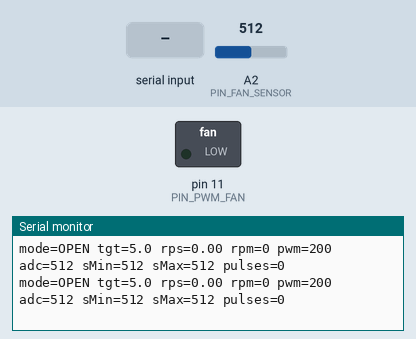
This sketch was run on a simulated Arduino Uno, built with avr-gcc and run on an emulated ATmega328P. Parts: switched loads named in the sketch (green lamp = pin HIGH), the last lines printed to the serial monitor. The test bench sets the inputs (shaded band); at power-on: A2 (PIN_FAN_SENSOR) = 512.

Above: at 1.7 s.
1.8 s: "S\n" received over Serial
At 1.93 s:
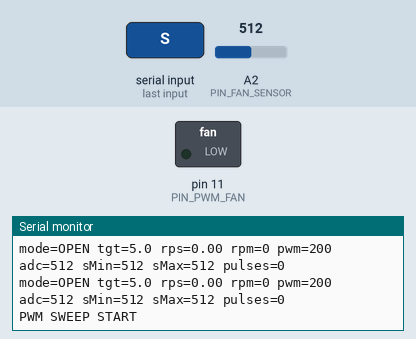
4.8 s: byte 115 ('s') received over Serial
At 5.96 s:
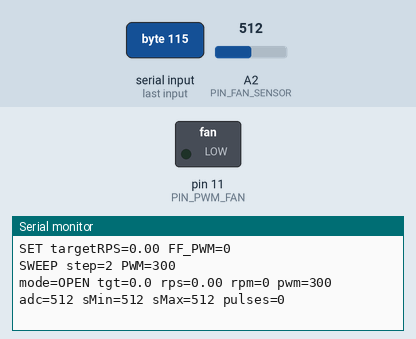
7.3 s: byte 119 ('w') received over Serial
At 8.46 s:
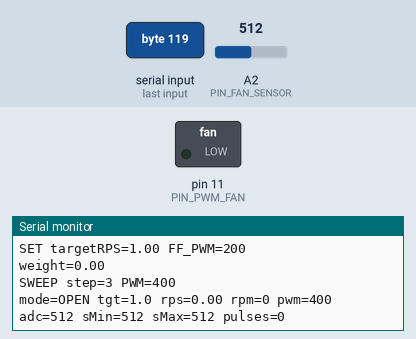
9.8 s: byte 112 ('p') received over Serial
12.2 s: byte 99 ('c') received over Serial
13.7 s: byte 111 ('o') received over Serial
At 13.81 s:
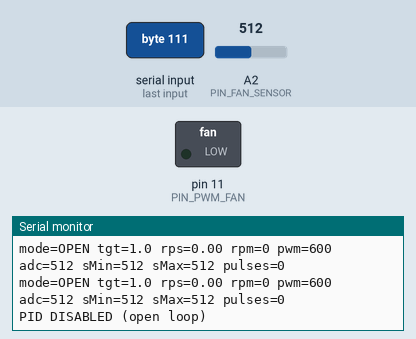
Timing chart, 0 to 16.2 s (numbered marks = the images above; inputs shaded):
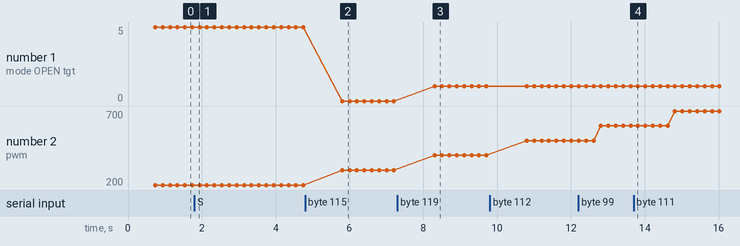

Measured:
- after the input at 1.8 s, the serial monitor: prints a new line at once (image 1)
- after the input at 4.8 s, the serial monitor: prints a new line after 1.0 s (image 2)
- after the input at 7.3 s, the serial monitor: prints a new line after 1.0 s (image 3)
- after the input at 13.7 s, the serial monitor: prints a new line at once (image 4)
- plotted number 1: 0 → 1 after the input at 7.3 s

The sketch:

test_fan_rps.ino
```cpp
#include <avr/io.h>

#define PIN_FAN_SENSOR  A2
#define PIN_PWM_FAN     11

const int POLES = 2;

int sensorMax = 0;
int sensorMin = 1023;
unsigned long lastPulseTime = 0;
unsigned long lastPulseReceived = 0;
bool aboveThreshold = false;

float rpsRaw = 0;
float rps = 0;
float rpsBuf[5] = { 0, 0, 0, 0, 0 };
int rpsBufIdx = 0;

bool pidEnabled = false;
float targetRPS = 5.0;

float kP = 0.3;
float kI = 0.4;
float kD = 0.02;
float errorPrev = 0;
float integral = 0;
const float INTEGRAL_LIMIT = 100.0;
const int PWM_MAX = 900;
const int PWM_MIN = 0;

float pwmValue = 200.0;
unsigned long lastPIDTime = 0;
unsigned long lastPrintTime = 0;
unsigned long lastSweepTime = 0;
int sweepStep = 0;

int lastSensorVal = 0;
unsigned long pulseCount = 0;

void setupPWM10bit() {
  pinMode(PIN_PWM_FAN, OUTPUT);
  TCCR1A = _BV(COM1A1) | _BV(WGM11) | _BV(WGM10);
  TCCR1B = _BV(WGM12) | _BV(CS10);
  OCR1A = 0;
}

void writePWM10bit(int value) {
  OCR1A = constrain(value, PWM_MIN, PWM_MAX);
}

float medianOf5(float a, float b, float c, float d, float e) {
  float arr[5] = { a, b, c, d, e };
  for (int i = 0; i < 4; i++) {
    for (int j = i + 1; j < 5; j++) {
      if (arr[j] < arr[i]) {
        float t = arr[i]; arr[i] = arr[j]; arr[j] = t;
      }
    }
  }
  return arr[2];
}

int feedForwardPWM(float tgtRPS) {
  if (tgtRPS <= 0) return 0;
  if (tgtRPS <= 1.0) return 200;
  if (tgtRPS >= 20.0) return 800;
  return (int)(200.0 + (tgtRPS - 1.0) * (600.0 / 19.0));
}

float weightToTargetRPS(float w) {
  if (w < 200) return 1.0;
  if (w > 800) return 20.0;
  return 1.0 + (w - 200.0) * (19.0 / 600.0);
}

void updateFanSensor() {
  int val = analogRead(PIN_FAN_SENSOR);
  lastSensorVal = val;
  unsigned long nowMicros = micros();

  if (val > sensorMax) sensorMax = val;
  if (val < sensorMin) sensorMin = val;

  int range = sensorMax - sensorMin;
  if (range < 50) return;

  int threshold = (sensorMax + sensorMin) / 2;
  int hysteresis = range / 6;

  if (!aboveThreshold && val > threshold + hysteresis) {
    aboveThreshold = true;
    pulseCount++;
    if (lastPulseTime > 0) {
      unsigned long interval = nowMicros - lastPulseTime;
      if (interval > 1000) {
        rpsRaw = 1000000.0 / (interval * POLES);
        rpsBuf[rpsBufIdx] = rpsRaw;
        rpsBufIdx = (rpsBufIdx + 1) % 5;
        rps = medianOf5(rpsBuf[0], rpsBuf[1], rpsBuf[2], rpsBuf[3], rpsBuf[4]);
      }
    }
    lastPulseTime = nowMicros;
    lastPulseReceived = nowMicros;
  }
  if (aboveThreshold && val < threshold - hysteresis) {
    aboveThreshold = false;
  }
  if (nowMicros - lastPulseReceived > 500000) rps = 0;
}

void updateFanPID(unsigned long nowMillis) {
  if (!pidEnabled) return;
  if (nowMillis - lastPIDTime < 20) return;

  float dt = (nowMillis - lastPIDTime) / 1000.0;
  lastPIDTime = nowMillis;

  float error = targetRPS - rps;
  integral += error * dt;
  integral = constrain(integral, -INTEGRAL_LIMIT, INTEGRAL_LIMIT);
  float derivative = (error - errorPrev) / dt;
  errorPrev = error;

  float output = (kP * error) + (kI * integral) + (kD * derivative);
  pwmValue = constrain(pwmValue + output, PWM_MIN, PWM_MAX);
  writePWM10bit((int)pwmValue);
}

void setTarget(float newRPS) {
  targetRPS = newRPS;
  pwmValue  = (float)feedForwardPWM(newRPS);
  writePWM10bit((int)pwmValue);
  integral  = 0;
  errorPrev = 0;
  Serial.print("SET targetRPS=");
  Serial.print(targetRPS, 2);
  Serial.print(" FF_PWM=");
  Serial.println((int)pwmValue);
}

void setup() {
  Serial.begin(115200);
  setupPWM10bit();
  delay(500);

  Serial.println();
  Serial.println("=== FAN RPS TEST (safe mode) ===");
  Serial.println("PID is OFF at boot. Use 'c' to enable closed-loop.");
  Serial.println();
  Serial.println("Commands:");
  Serial.println("  p<pwm>  raw PWM 0-900 (open loop, safe)");
  Serial.println("  s<rps>  set target RPS (FF only until c is sent)");
  Serial.println("  w<g>    set target by weight");
  Serial.println("  c       enable closed-loop PID");
  Serial.println("  o       disable PID (open loop)");
  Serial.println("  S       sweep PWM 100..900..100");
  Serial.println("  R       reset sensorMin/Max");
  Serial.println("  X       stop");
  Serial.println();
  Serial.println("Tip: First send 'p400' to start fan, watch sMin/sMax change.");
  Serial.println("     If range stays small, tach is not wired correctly.");
  Serial.println();

  writePWM10bit(0);
  lastPrintTime = millis();
}

void handleSerial() {
  if (!Serial.available()) return;
  char c = Serial.read();
  if (c == '\n' || c == '\r' || c == ' ') return;

  if (c == 's') {
    float v = Serial.parseFloat();
    setTarget(constrain(v, 0.0, 20.0));
  } else if (c == 'w') {
    float w = Serial.parseFloat();
    setTarget(weightToTargetRPS(w));
    Serial.print("weight=");
    Serial.println(w);
  } else if (c == 'p') {
    int p = Serial.parseInt();
    p = constrain(p, 0, PWM_MAX);
    pidEnabled = false;
    pwmValue = p;
    writePWM10bit(p);
    Serial.print("OPEN LOOP PWM=");
    Serial.println(p);
  } else if (c == 'c') {
    if (sensorMax - sensorMin < 100) {
      Serial.println("WARN: tach signal range too small. PID may saturate.");
      Serial.print("sMin=");
      Serial.print(sensorMin);
      Serial.print(" sMax=");
      Serial.println(sensorMax);
      Serial.println("Try 'p400' first to ensure fan is spinning and tach reads pulses.");
      return;
    }
    pidEnabled = true;
    integral = 0;
    errorPrev = 0;
    lastPIDTime = millis();
    Serial.println("PID ENABLED");
  } else if (c == 'o') {
    pidEnabled = false;
    Serial.println("PID DISABLED (open loop)");
  } else if (c == 'S') {
    sweepStep = 1;
    lastSweepTime = millis();
    pidEnabled = false;
    Serial.println("PWM SWEEP START");
  } else if (c == 'R') {
    sensorMax = 0;
    sensorMin = 1023;
    pulseCount = 0;
    Serial.println("Sensor range reset");
  } else if (c == 'X') {
    pidEnabled = false;
    pwmValue = 0;
    writePWM10bit(0);
    sweepStep = 0;
    Serial.println("STOP");
  }
}

void runSweep(unsigned long now) {
  if (sweepStep == 0) return;
  if (now - lastSweepTime < 2000) return;
  lastSweepTime = now;
  int p;
  if (sweepStep <= 9) {
    p = 100 + sweepStep * 100;
  } else if (sweepStep <= 17) {
    p = 100 + (18 - sweepStep) * 100;
  } else {
    sweepStep = 0;
    pwmValue = 0;
    writePWM10bit(0);
    Serial.println("SWEEP DONE");
    return;
  }
  pwmValue = p;
  writePWM10bit(p);
  Serial.print("SWEEP step=");
  Serial.print(sweepStep);
  Serial.print(" PWM=");
  Serial.println(p);
  sweepStep++;
}

void loop() {
  unsigned long now = millis();

  updateFanSensor();
  updateFanPID(now);
  handleSerial();
  runSweep(now);

  if (now - lastPrintTime >= 200) {
    lastPrintTime = now;
    Serial.print("mode=");
    Serial.print(pidEnabled ? "PID" : "OPEN");
    Serial.print(" tgt=");
    Serial.print(targetRPS, 1);
    Serial.print(" rps=");
    Serial.print(rps, 2);
    Serial.print(" rpm=");
    Serial.print((int)(rps * 60.0 + 0.5));
    Serial.print(" pwm=");
    Serial.print((int)pwmValue);
    Serial.print(" adc=");
    Serial.print(lastSensorVal);
    Serial.print(" sMin=");
    Serial.print(sensorMin);
    Serial.print(" sMax=");
    Serial.print(sensorMax);
    Serial.print(" pulses=");
    Serial.println(pulseCount);
  }

  delay(2);
}
```
